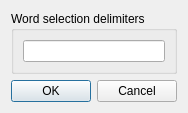
<?xml version="1.0" encoding="UTF-8"?>
<ui version="4.0">
 <class>ConfigDialog</class>
 <widget class="QDialog" name="ConfigDialog">
  <property name="geometry">
   <rect>
    <x>0</x>
    <y>0</y>
    <width>174</width>
    <height>100</height>
   </rect>
  </property>
  <property name="windowTitle">
   <string>Configuration</string>
  </property>
  <property name="windowIcon">
   <iconset resource="ComBomb.qrc">
    <normaloff>:/images/ComBomb16.png</normaloff>:/images/ComBomb16.png</iconset>
  </property>
  <layout class="QGridLayout" name="gridLayout">
   <item row="0" column="0">
    <widget class="QGroupBox" name="groupBox">
     <property name="title">
      <string>Word selection delimiters</string>
     </property>
     <layout class="QVBoxLayout" name="verticalLayout">
      <item>
       <widget class="QLineEdit" name="wordSelectionDelimitersLineEdit"/>
      </item>
     </layout>
    </widget>
   </item>
   <item row="1" column="0">
    <widget class="QDialogButtonBox" name="buttonBox">
     <property name="orientation">
      <enum>Qt::Horizontal</enum>
     </property>
     <property name="standardButtons">
      <set>QDialogButtonBox::Cancel|QDialogButtonBox::Ok</set>
     </property>
    </widget>
   </item>
  </layout>
 </widget>
 <resources>
  <include location="ComBomb.qrc"/>
 </resources>
 <connections>
  <connection>
   <sender>buttonBox</sender>
   <signal>accepted()</signal>
   <receiver>ConfigDialog</receiver>
   <slot>accept()</slot>
   <hints>
    <hint type="sourcelabel">
     <x>248</x>
     <y>254</y>
    </hint>
    <hint type="destinationlabel">
     <x>157</x>
     <y>274</y>
    </hint>
   </hints>
  </connection>
  <connection>
   <sender>buttonBox</sender>
   <signal>rejected()</signal>
   <receiver>ConfigDialog</receiver>
   <slot>reject()</slot>
   <hints>
    <hint type="sourcelabel">
     <x>316</x>
     <y>260</y>
    </hint>
    <hint type="destinationlabel">
     <x>286</x>
     <y>274</y>
    </hint>
   </hints>
  </connection>
 </connections>
</ui>
